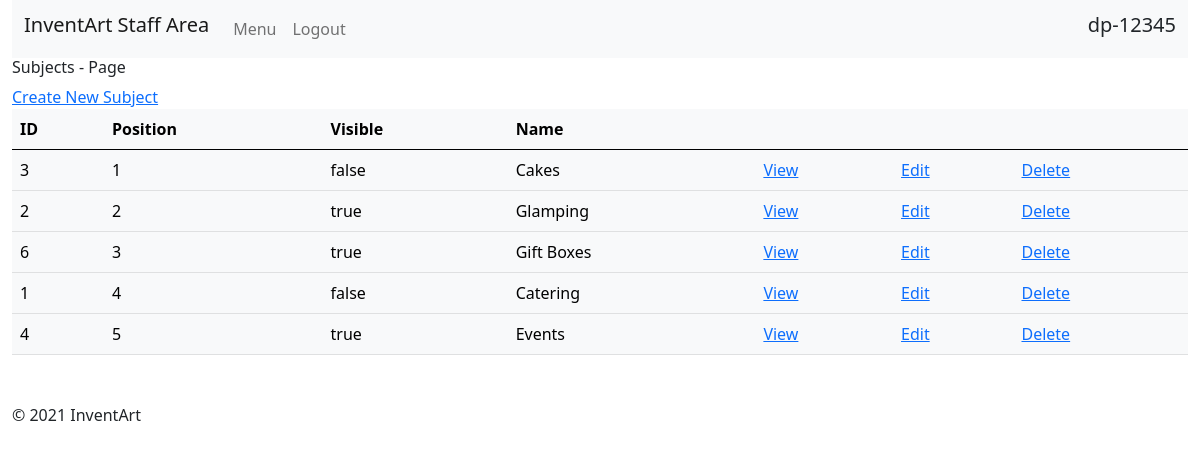
The page /staff/subjects/index.php (signed in) on the database its author committed.
### tables this page shows
CREATE TABLE `subjects` (
  `id` int(11) NOT NULL,
  `menu_name` varchar(255) DEFAULT NULL,
  `position` int(3) DEFAULT NULL,
  `visible` tinyint(1) DEFAULT NULL
);

### private/functions.php (called while the page is built, shortened)
<?php
    function url_for($script_path){
        return WWW_ROOT . $script_path;
    }
    function u($string=""){
        return urlencode($string);
    }
    function h($string=""){
        return htmlspecialchars($string);
    }
?>

### private/query_functions.php (called while the page is built, shortened)
<?php
    function find_all_subjects(){
        global $db;
        $sql = "SELECT * FROM subjects ";
        $sql .= "ORDER BY position ASC";
        $result = mysqli_query($db, $sql);
        return $result;
    }
?>

### public/staff/subjects/index.php (the view, shortened to what this page needs)
<?php
    $subject_set = find_all_subjects();
?>
<?php include(SHARED_PATH . "/staff_header.php"); ?>
<div id="content">
    <h6>Subjects - Page</h6>
    <div class="actions">
        <a class="action" href="<?php echo url_for("/staff/subjects/new.php"); ?>">Create New Subject</a>
    </div>
    <table class="table table-light">
        <thead>
            <tr>
                <th>ID</th>
                <th>Position</th>
                <th>Visible</th>
                <th>Name</th>
                <th>&nbsp;</th>
                <th>&nbsp;</th>
                <th>&nbsp;</th>
            </tr>
        </thead>
        <tbody>
            <?php while($subject = mysqli_fetch_assoc($subject_set)) { ?>
            <tr>
                <td><?php echo h($subject["id"]); ?></td>
                <td><?php echo h($subject["position"]); ?></td>
                <td><?php echo $subject["visible"] == 1 ? 'true' : 'false'; ?></td>
                <td><?php echo h($subject["menu_name"]); ?></td>
                <td><a class="action" href="<?php echo url_for('/staff/subjects/show.php?id=' . h(u($subject['id']))); ?>">View</a></td>
                <td><a class="action" href="<?php echo url_for('/staff/subjects/edit.php?id=' . h(u($subject['id']))); ?>">Edit</a></td>
                <td><a class="action" href="<?php echo url_for('/staff/subjects/delete.php?id=' . h(u($subject['id']))); ?>">Delete</a></td>
            </tr>
            <?php } ?>
        </tbody>
    </table>
</div>
<?php include(SHARED_PATH . "/staff_footer.php"); ?>

### rows shown on the page
subjects: id "3", position "1", visible "false", menu_name "Cakes"
subjects: id "2", position "2", visible "true", menu_name "Glamping"
subjects: id "6", position "3", visible "true", menu_name "Gift Boxes"
subjects: id "1", position "4", visible "false", menu_name "Catering"
subjects: id "4", position "5", visible "true", menu_name "Events"

### other values the page prints
$_SESSION["username"] "dp-12345"
